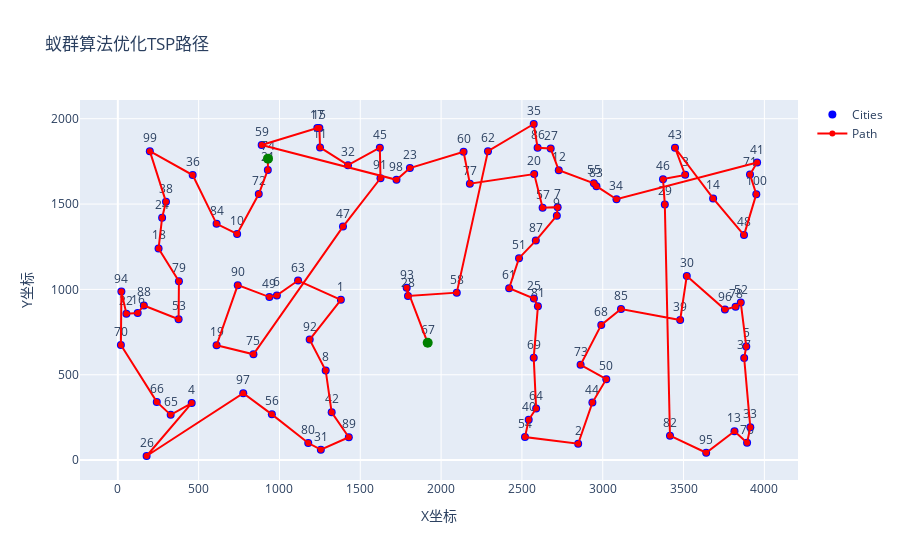

The cell this chart's notebook holds for it:
### Code cell
# 创建绘图
fig = go.Figure()

# 添加城市点
fig.add_trace(go.Scatter(
    x=x,
    y=y,
    mode='markers+text',
    name='Cities',
    text=[str(i) for i in range(1, dimension + 1)],
    textposition='top center',
    marker=dict(size=8, color='blue')
))

# 根据最短路径绘制路径线
# 这里假设 best_path 是 ACO 算法计算出的最短路径
path_coords = coordinates[best_path, :]
fig.add_trace(go.Scatter(
    x=path_coords[:, 0],
    y=path_coords[:, 1],
    mode='lines+markers',
    name='Path',
    line=dict(color='red')
))

# 标记起点和终点
fig.add_trace(go.Scatter(
    x=[path_coords[0, 0], path_coords[-1, 0]],
    y=[path_coords[0, 1], path_coords[-1, 1]],
    mode='markers',
    marker=dict(size=10, color='green'),
    showlegend=False
))

# 更新图表布局
fig.update_layout(
    title='蚁群算法优化TSP路径',
    xaxis_title='X坐标',
    yaxis_title='Y坐标'
)

# 显示图表
fig.show()

### Figure 1 — Plotly figure (JSON) as saved in the notebook; plotly's stock layout.template omitted (floating-point values rounded to 4 significant figures)
{"data": [{"marker": {"color": "blue", "size": 8}, "mode": "markers+text", "name": "Cities", "text": ["1", "2", "3", "4", "5", "6", "7", "8", "9", "10", "11", "12", "13", "14", "15", "16", "17", "18", "19", "20", "21", "22", "23", "24", "25", "26", "27", "28", "29", "30", "31", "32", "33", "34", "35", "36", "37", "38", "39", "40", "41", "42", "43", "44", "45", "46", "47", "48", "49", "50", "51", "52", "53", "54", "55", "56", "57", "58", "59", "60", "61", "62", "63", "64", "65", "66", "67", "68", "69", "70", "71", "72", "73", "74", "75", "76", "77", "78", "79", "80", "81", "82", "83", "84", "85", "86", "87", "88", "89", "90", "91", "92", "93", "94", "95", "96", "97", "98", "99", "100"], "textposition": "top center", "type": "scatter", "x": [1380, 2848, 3510, 457, 3888, 984, 2721, 1286, 2716, 738, 1251, 2728, 3815, 3683, 1247, 123, 1234, 252, 611, 2576, 928, 53, 1807, 274, 2574, 178, 2678, 1795, 3384, 3520, 1256, 1424, 3913, 3085, 2573, 463, 3875, 298, 3479, 2542, 3955, 1323, 3447, 2936, 1621, 3373, 1393, 3874, 938, 3022, 2482, 3854, 376, 2519, 2945, 953, 2628, 2097, 890, 2139, 2421, 2290, 1115, 2588, 327, 241, 1917, 2991, 2573, 19, 3911, 872, 2863, 929, 839, 3893, 2178, 3822, 378, 1178, 2599, 3416, 2961, 611, 3113, 2597, 2586, 161, 1429, 742, 1625, 1187, 1787, 22, 3640, 3756, 776, 1724, 198, 3950], "y": [939, 96, 1671, 334, 666, 965, 1482, 525, 1432, 1325, 1832, 1698, 169, 1533, 1945, 862, 1946, 1240, 673, 1676, 1700, 857, 1711, 1420, 946, 24, 1825, 962, 1498, 1079, 61, 1728, 192, 1528, 1969, 1670, 598, 1513, 821, 236, 1743, 280, 1830, 337, 1830, 1646, 1368, 1318, 955, 474, 1183, 923, 825, 135, 1622, 268, 1479, 981, 1846, 1806, 1007, 1810, 1052, 302, 265, 341, 687, 792, 599, 674, 1673, 1559, 558, 1766, 620, 102, 1619, 899, 1048, 100, 901, 143, 1605, 1384, 885, 1830, 1286, 906, 134, 1025, 1651, 706, 1009, 987, 43, 882, 392, 1642, 1810, 1558]}, {"line": {"color": "red"}, "mode": "lines+markers", "name": "Path", "type": "scatter", "x": [929, 928, 872, 738, 611, 463, 198, 298, 274, 252, 378, 376, 161, 123, 53, 22, 19, 241, 327, 457, 178, 776, 953, 1178, 1256, 1429, 1323, 1286, 1187, 1380, 1115, 984, 938, 742, 611, 839, 1393, 1625, 1621, 1424, 1251, 1247, 1234, 890, 1724, 1807, 2139, 2178, 2576, 2628, 2721, 2716, 2586, 2482, 2421, 2574, 2599, 2573, 2588, 2542, 2519, 2848, 2936, 3022, 2863, 2991, 3113, 3479, 3520, 3756, 3822, 3854, 3888, 3875, 3913, 3893, 3815, 3640, 3416, 3384, 3373, 3510, 3447, 3683, 3874, 3950, 3911, 3955, 3085, 2961, 2945, 2728, 2678, 2597, 2573, 2290, 2097, 1795, 1787, 1917], "y": [1766, 1700, 1559, 1325, 1384, 1670, 1810, 1513, 1420, 1240, 1048, 825, 906, 862, 857, 987, 674, 341, 265, 334, 24, 392, 268, 100, 61, 134, 280, 525, 706, 939, 1052, 965, 955, 1025, 673, 620, 1368, 1651, 1830, 1728, 1832, 1945, 1946, 1846, 1642, 1711, 1806, 1619, 1676, 1479, 1482, 1432, 1286, 1183, 1007, 946, 901, 599, 302, 236, 135, 96, 337, 474, 558, 792, 885, 821, 1079, 882, 899, 923, 666, 598, 192, 102, 169, 43, 143, 1498, 1646, 1671, 1830, 1533, 1318, 1558, 1673, 1743, 1528, 1605, 1622, 1698, 1825, 1830, 1969, 1810, 981, 962, 1009, 687]}, {"marker": {"color": "green", "size": 10}, "mode": "markers", "showlegend": false, "type": "scatter", "x": [929, 1917], "y": [1766, 687]}], "layout": {"title": {"text": "蚁群算法优化TSP路径"}, "xaxis": {"title": {"text": "X坐标"}}, "yaxis": {"title": {"text": "Y坐标"}}}}
